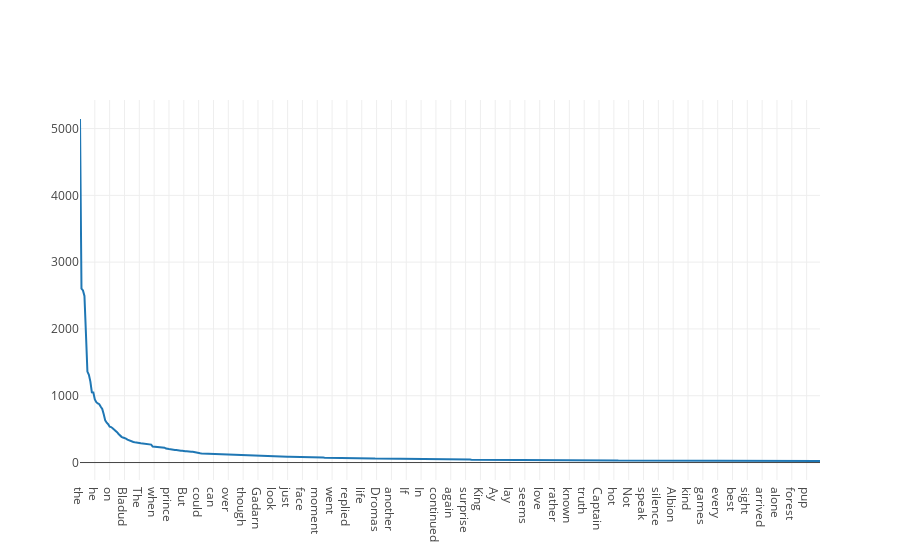
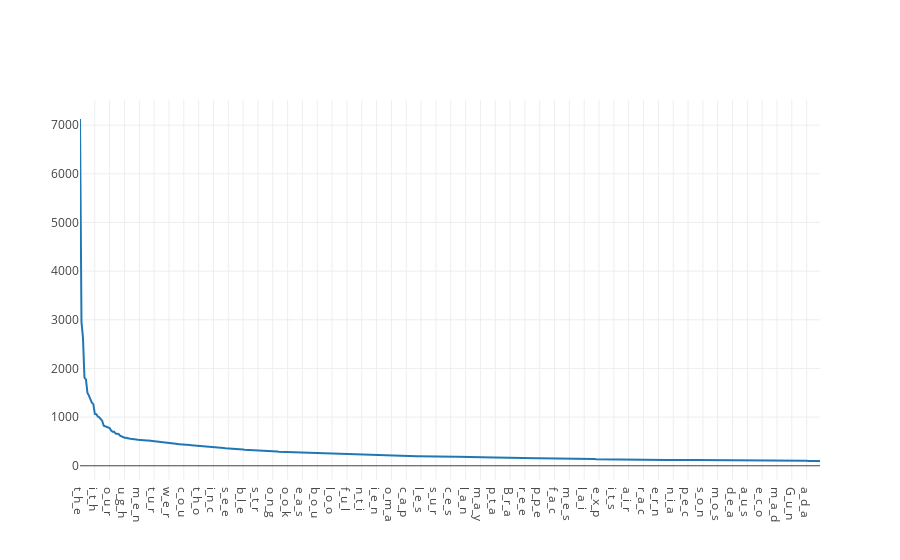

Notebook cell for these charts, in order:
### Markdown cell above
# Part 1 Executable

### Code cell
file = get_corpus(1061)
f = open("./Gutenberg/" + file, "+r")
    
text = f.read()
    
# Step one, clean the corpus. 
cleaned_text = clean(text)

# Step two, split into sentences.
split_text = sentencizer(cleaned_text)
    
# Step three, tokenize
untokenized_text = []
for sentence in split_text:
    untokenized_text.append([sentence])
    
corpus = tokenize (untokenized_text)

characterized_corpus = []
for sentence in corpus:
    for word in sentence:
        characterized_corpus.append(characterizer(word))

# Step four, get ngrams, frequencies and the Zipf's curves
unigrams_sorted = get_and_sort(1, 1000, corpus, 't')
bigrams_sorted = get_and_sort(2, 1000, corpus, 't')
trigrams_sorted = get_and_sort(3, 1000, corpus, 't')
fourgrams_sorted = get_and_sort(4, 1000, corpus, 't')

m = 1
n = 3
tab = 5
get_tables(m, tab, corpus)
get_curves(m, tab, corpus)
get_tables(n, tab, characterized_corpus)
get_curves(n, tab, characterized_corpus)

### Figure 1 — Plotly figure (JSON) as saved in the notebook; plotly's stock layout.template omitted (floating-point values rounded to 4 significant figures; data arrays with more than 128 entries replaced by an {"elided": "..."} marker saying what was removed)
{"data": [{"type": "scatter", "uid": "6e543bfc-a6d3-11e8-9545-2c6e85a673ea", "x": {"elided": "500 str values"}, "y": {"elided": "500 int values"}}], "layout": {}}

### Figure 2 — Plotly figure (JSON) as saved in the notebook; plotly's stock layout.template omitted (floating-point values rounded to 4 significant figures; data arrays with more than 128 entries replaced by an {"elided": "..."} marker saying what was removed)
{"data": [{"type": "scatter", "uid": "6e543bfe-a6d3-11e8-9545-2c6e85a673ea", "x": {"elided": "500 str values"}, "y": {"elided": "500 int values"}}], "layout": {}}
